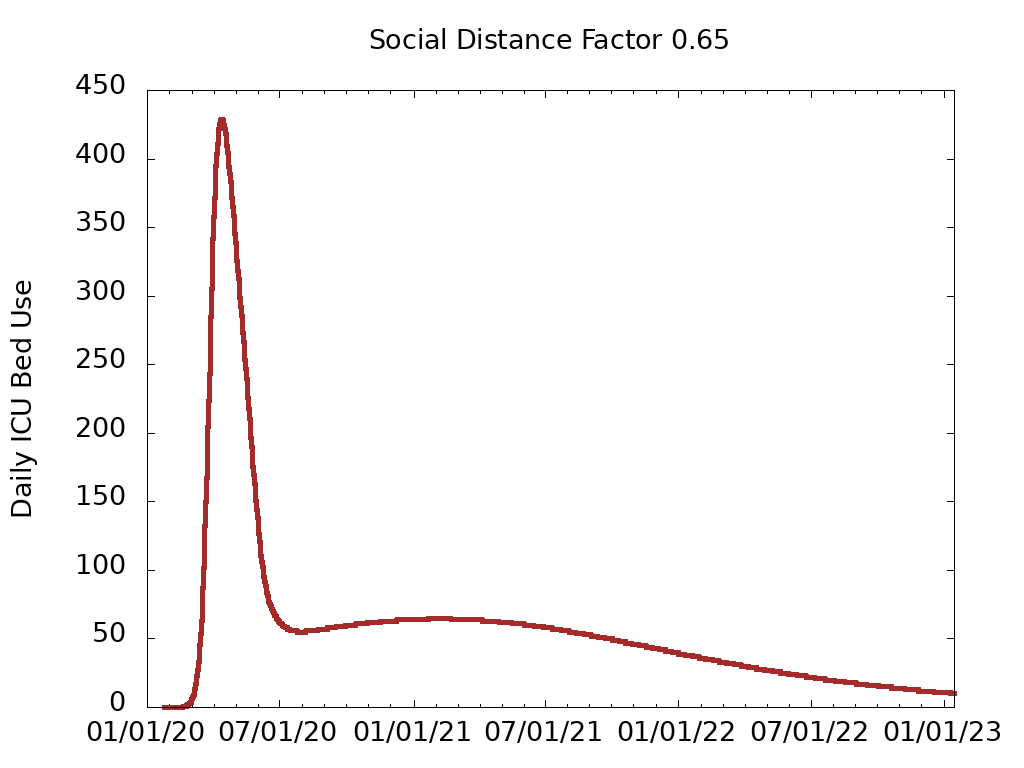

Generate this figure with gnuplot:
#!/usr/bin/gnuplot -persist
#
#    
#    	G N U P L O T
#    	Version 5.2 patchlevel 8    last modified 2019-12-01 
#    
#    	Copyright (C) 1986-1993, 1998, 2004, 2007-2019
#    	Thomas Williams, Colin Kelley and many others
#    
#    	gnuplot home:     http://www.gnuplot.info
#    	faq, bugs, etc:   type "help FAQ"
#    	immediate help:   type "help"  (plot window: hit 'h')
# set terminal x11  nopersist enhanced font "Hack,10"
# set output
unset clip points
set clip one
unset clip two
set errorbars front 1.000000 
set border 31 front lt black linewidth 1.000 dashtype solid
set zdata 
set ydata 
set xdata time
set y2data 
set x2data 
set boxwidth
set style fill  empty border
set style rectangle back fc  bgnd fillstyle   solid 1.00 border lt -1
set style circle radius graph 0.02 
set style ellipse size graph 0.05, 0.03 angle 0 units xy
set dummy x, y
set format x "% h" timedate
set format y "% h" 
set format x2 "% h" 
set format y2 "% h" 
set format z "% h" 
set format cb "% h" 
set format r "% h" 
set ttics format "% h"
set timefmt "%Y-%m-%d"
set angles radians
set tics back
unset grid
unset raxis
set theta counterclockwise right
set style parallel front  lt black linewidth 2.000 dashtype solid
set key title "" center
set key fixed right top vertical Right noreverse enhanced autotitle nobox
set key noinvert samplen 4 spacing 1 width 0 height 0 
set key maxcolumns 0 maxrows 0
set key noopaque
unset key
unset label
unset arrow
set style increment default
unset style line
set style line 1  linecolor rgb "#e41a1c"  linewidth 1.000 dashtype solid pointtype 1 pointsize default
set style line 2  linecolor rgb "#377eb8"  linewidth 1.000 dashtype solid pointtype 1 pointsize default
set style line 3  linecolor rgb "#4daf4a"  linewidth 1.000 dashtype solid pointtype 1 pointsize default
set style line 4  linecolor rgb "#984ea3"  linewidth 1.000 dashtype solid pointtype 1 pointsize default
set style line 5  linecolor rgb "#ff7f00"  linewidth 1.000 dashtype solid pointtype 1 pointsize default
set style line 6  linecolor rgb "#ffff33"  linewidth 1.000 dashtype solid pointtype 1 pointsize default
set style line 7  linecolor rgb "#a65628"  linewidth 1.000 dashtype solid pointtype 1 pointsize default
set style line 8  linecolor rgb "#f781bf"  linewidth 1.000 dashtype solid pointtype 1 pointsize default
unset style arrow
set style histogram clustered gap 2 title textcolor lt -1
unset object
set style textbox transparent margins  1.0,  1.0 border  lt -1 linewidth  1.0
set offsets 0, 0, 0, 0
set pointsize 1
set pointintervalbox 1
set encoding default
unset polar
unset parametric
unset decimalsign
unset micro
unset minussign
set view 60, 30, 1, 1
set view azimuth 0
set rgbmax 255
set samples 100, 100
set isosamples 10, 10
set surface 
unset contour
set cntrlabel  format '%8.3g' font '' start 5 interval 20
set mapping cartesian
set datafile separator ","
unset hidden3d
set cntrparam order 4
set cntrparam linear
set cntrparam levels 5
set cntrparam levels auto
set cntrparam firstlinetype 0 unsorted
set cntrparam points 5
set size ratio 0 1,1
set origin 0,0
set style data points
set style function lines
unset xzeroaxis
unset yzeroaxis
unset zzeroaxis
unset x2zeroaxis
unset y2zeroaxis
set xyplane relative 0.5
set tics scale  1, 0.5, 1, 1, 1
set mxtics default
set mytics default
set mztics default
set mx2tics default
set my2tics default
set mcbtics default
set mrtics default
set nomttics
set xtics border in scale 1,0.5 mirror norotate  autojustify
set xtics  norangelimit autofreq 
set ytics border in scale 1,0.5 mirror norotate  autojustify
set ytics  norangelimit autofreq 
set ztics border in scale 1,0.5 nomirror norotate  autojustify
set ztics  norangelimit autofreq 
unset x2tics
unset y2tics
set cbtics border in scale 1,0.5 mirror norotate  autojustify
set cbtics  norangelimit autofreq 
set rtics axis in scale 1,0.5 nomirror norotate  autojustify
set rtics  norangelimit autofreq 
unset ttics
set title "Social Distance Factor 0.65" 
set title  font "" textcolor lt -1 norotate
set timestamp bottom 
set timestamp "" 
set timestamp  font "" textcolor lt -1 norotate
set trange [ * : * ] noreverse nowriteback
set urange [ * : * ] noreverse nowriteback
set vrange [ * : * ] noreverse nowriteback
set xlabel "" 
set xlabel  font "" textcolor lt -1 norotate
set x2label "" 
set x2label  font "" textcolor lt -1 norotate
set xrange [ "2020-01-01" : "2023-01-15" ] noreverse writeback
set x2range [ * : * ] noreverse writeback
set ylabel "Daily ICU Bed Use" 
set ylabel  font "" textcolor lt -1 rotate
set y2label "" 
set y2label  font "" textcolor lt -1 rotate
set yrange [ * : * ] noreverse writeback
set y2range [ * : * ] noreverse writeback
set zlabel "" 
set zlabel  font "" textcolor lt -1 norotate
set zrange [ * : * ] noreverse writeback
set cblabel "" 
set cblabel  font "" textcolor lt -1 rotate
set cbrange [ * : * ] noreverse writeback
set rlabel "" 
set rlabel  font "" textcolor lt -1 norotate
set rrange [ * : * ] noreverse writeback
unset logscale
unset jitter
set zero 1e-08
set lmargin  -1
set bmargin  -1
set rmargin  -1
set tmargin  -1
set locale "en_US.UTF-8"
set pm3d explicit at s
set pm3d scansautomatic
set pm3d interpolate 1,1 flush begin noftriangles noborder corners2color mean
set pm3d nolighting
set palette positive nops_allcF maxcolors 8 gamma 1.5 color model RGB 
set palette defined ( 0 0.8941 0.102 0.1098, 0.1429 0.2157 0.4941 0.7216, 0.2857 0.302 0.6863 0.2902,\
     0.4286 0.5961 0.3059 0.6392, 0.5714 1 0.498 0, 0.7143 1 1 0.2, 0.8571 0.651 0.3373 0.1569,\
     1 0.9686 0.5059 0.749 )
set colorbox default
set colorbox vertical origin screen 0.9, 0.2 size screen 0.05, 0.6 front  noinvert bdefault
set style boxplot candles range  1.50 outliers pt 7 separation 1 labels auto unsorted
set loadpath 
set fontpath 
set psdir
set fit brief errorvariables nocovariancevariables errorscaling prescale nowrap v5
GNUTERM = "x11"
x = 0.0
## Last datafile plotted: "out.csv"
plot 'orig.csv' u 1:4 w l lc 'brown' lw 5
#    EOF
